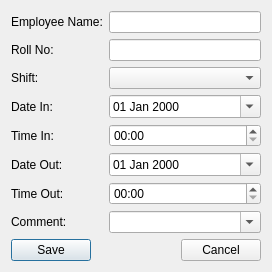
<?xml version="1.0" encoding="UTF-8"?>
<ui version="4.0">
 <class>attendance2_editor</class>
 <widget class="QDialog" name="attendance2_editor">
  <property name="geometry">
   <rect>
    <x>0</x>
    <y>0</y>
    <width>272</width>
    <height>248</height>
   </rect>
  </property>
  <property name="windowTitle">
   <string>Edit Attendance</string>
  </property>
  <layout class="QVBoxLayout" name="verticalLayout">
   <item>
    <layout class="QGridLayout" name="gridLayout">
     <item row="6" column="1">
      <widget class="QTimeEdit" name="dtpTimeOut">
       <property name="displayFormat">
        <string>hh:mm</string>
       </property>
      </widget>
     </item>
     <item row="2" column="1">
      <widget class="QComboBox" name="cboShift"/>
     </item>
     <item row="0" column="1">
      <widget class="QLineEdit" name="txtEmployeeName">
       <property name="readOnly">
        <bool>true</bool>
       </property>
      </widget>
     </item>
     <item row="0" column="0">
      <widget class="QLabel" name="label">
       <property name="text">
        <string>Employee Name:</string>
       </property>
      </widget>
     </item>
     <item row="5" column="1">
      <widget class="QDateEdit" name="dtpDateOut">
       <property name="displayFormat">
        <string>dd MMM yyyy</string>
       </property>
       <property name="calendarPopup">
        <bool>true</bool>
       </property>
      </widget>
     </item>
     <item row="1" column="0">
      <widget class="QLabel" name="label_2">
       <property name="text">
        <string>Roll No:</string>
       </property>
      </widget>
     </item>
     <item row="1" column="1">
      <widget class="QLineEdit" name="txtRollNo">
       <property name="readOnly">
        <bool>true</bool>
       </property>
      </widget>
     </item>
     <item row="2" column="0">
      <widget class="QLabel" name="label_3">
       <property name="text">
        <string>Shift:</string>
       </property>
      </widget>
     </item>
     <item row="6" column="0">
      <widget class="QLabel" name="label_7">
       <property name="text">
        <string>Time Out:</string>
       </property>
      </widget>
     </item>
     <item row="3" column="0">
      <widget class="QLabel" name="label_4">
       <property name="text">
        <string>Date In:</string>
       </property>
      </widget>
     </item>
     <item row="4" column="1">
      <widget class="QTimeEdit" name="dtpTimeIn">
       <property name="displayFormat">
        <string>hh:mm</string>
       </property>
      </widget>
     </item>
     <item row="3" column="1">
      <widget class="QDateEdit" name="dtpDateIn">
       <property name="displayFormat">
        <string>dd MMM yyyy</string>
       </property>
       <property name="calendarPopup">
        <bool>true</bool>
       </property>
      </widget>
     </item>
     <item row="4" column="0">
      <widget class="QLabel" name="label_5">
       <property name="text">
        <string>Time In:</string>
       </property>
      </widget>
     </item>
     <item row="5" column="0">
      <widget class="QLabel" name="label_6">
       <property name="text">
        <string>Date Out:</string>
       </property>
      </widget>
     </item>
     <item row="7" column="0">
      <widget class="QLabel" name="label_8">
       <property name="text">
        <string>Comment:</string>
       </property>
      </widget>
     </item>
     <item row="7" column="1">
      <widget class="QComboBox" name="cboComment">
       <property name="editable">
        <bool>true</bool>
       </property>
       <item>
        <property name="text">
         <string/>
        </property>
       </item>
       <item>
        <property name="text">
         <string>Leave</string>
        </property>
       </item>
       <item>
        <property name="text">
         <string>Absent</string>
        </property>
       </item>
      </widget>
     </item>
    </layout>
   </item>
   <item>
    <spacer name="verticalSpacer">
     <property name="orientation">
      <enum>Qt::Vertical</enum>
     </property>
     <property name="sizeHint" stdset="0">
      <size>
       <width>20</width>
       <height>12</height>
      </size>
     </property>
    </spacer>
   </item>
   <item>
    <layout class="QHBoxLayout" name="horizontalLayout">
     <item>
      <widget class="QPushButton" name="cmdSave">
       <property name="text">
        <string>Save</string>
       </property>
      </widget>
     </item>
     <item>
      <spacer name="horizontalSpacer">
       <property name="orientation">
        <enum>Qt::Horizontal</enum>
       </property>
       <property name="sizeHint" stdset="0">
        <size>
         <width>40</width>
         <height>20</height>
        </size>
       </property>
      </spacer>
     </item>
     <item>
      <widget class="QPushButton" name="cmdCancel">
       <property name="text">
        <string>Cancel</string>
       </property>
      </widget>
     </item>
    </layout>
   </item>
  </layout>
 </widget>
 <resources/>
 <connections>
  <connection>
   <sender>cmdCancel</sender>
   <signal>clicked()</signal>
   <receiver>attendance2_editor</receiver>
   <slot>reject()</slot>
   <hints>
    <hint type="sourcelabel">
     <x>229</x>
     <y>223</y>
    </hint>
    <hint type="destinationlabel">
     <x>232</x>
     <y>200</y>
    </hint>
   </hints>
  </connection>
 </connections>
</ui>
